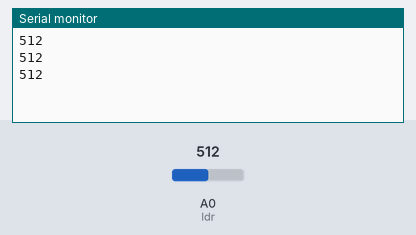
This sketch was run on a simulated Arduino Uno, built with avr-gcc and run on an emulated ATmega328P. Parts: the last lines printed to the serial monitor. The test bench sets the inputs (shaded band); at power-on: A0 (ldr) = 512.

Above: at 1.3 s.
1.4 s: A0 (ldr) set to 716
At 1.9 s:
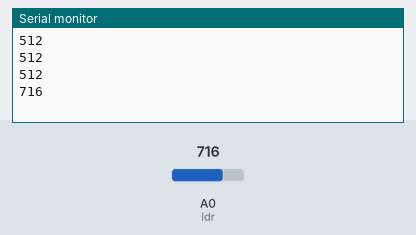
2.9 s: A0 (ldr) set to 900
At 3.4 s:
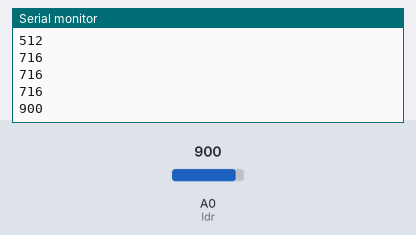
Timing chart, 0 to 5.9 s (numbered marks = the images above; inputs shaded):
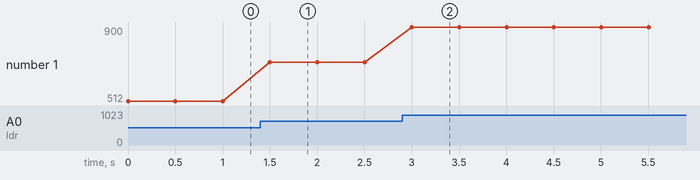

Measured:
- after the input at 1.4 s, the serial monitor: prints a new line after 0.10 s (image 1)
- after the input at 2.9 s, the serial monitor: prints a new line after 0.10 s (image 2)
- plotted number 1: 512 → 716 after the input at 1.4 s, 716 → 900 after the input at 2.9 s

The sketch:

ldr_test.ino
```cpp
int ldr = 0;             //analog pin to which LDR is connected
int ldr_value = 0;        //variable to store LDR values

void setup()
{
  Serial.begin(9600);   //start te serial monitor
}

void loop()
{
  ldr_value = analogRead(ldr);          //reads the LDR values
  Serial.println(ldr_value);                 //prints the LDR values to serial monitor
  delay(500);                  //wait
}
```
